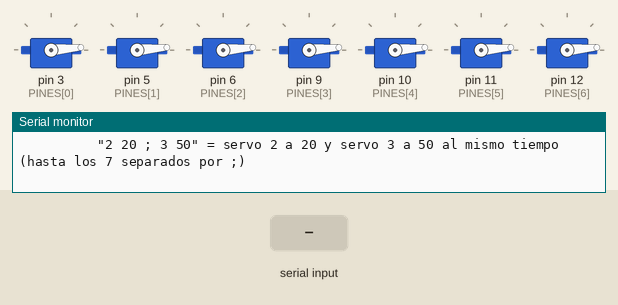
The sketch below on a simulated Arduino Uno, built with avr-gcc and run on an emulated ATmega328P. Shown: 7 × servo, the last lines printed to the serial monitor. The test bench sets the inputs (shaded band).

Above: at 1.2 s.
1.3 s: "90\n" received over Serial
At 2.5 s:
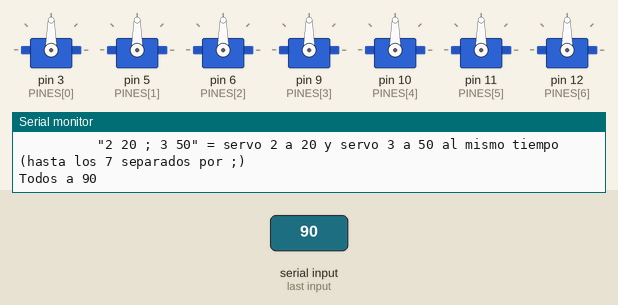
2.8 s: "5\n" received over Serial
At 3.8 s:
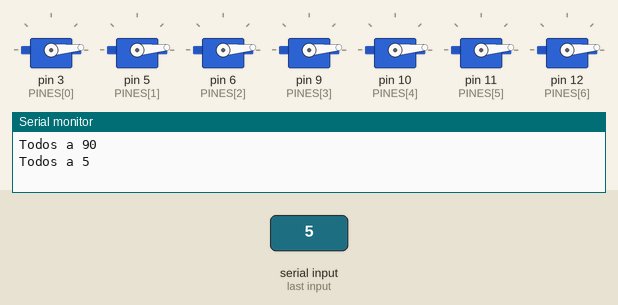
Timing chart, 0 to 5.8 s (numbered marks = the images above; inputs shaded):
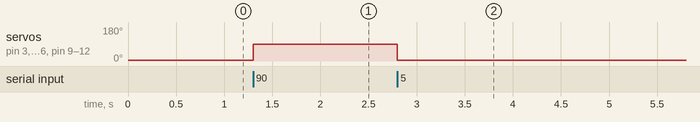

The sketch:

prueba_7_servos.ino
```cpp
// Prueba de 7 servos MG90S directo en el Arduino UNO (sin PCA9685)
// (ampliación de prueba_4_servos)
// - Señales (cable amarillo/naranja): servo 1 en D3, 2 en D5, 3 en D6, 4 en D9,
//   5 en D10, 6 en D11 y 7 en D12. D0 y D1 no se usan: son el puerto serie (USB).
// - Alimentación de los servos desde el pack de pilas, con GND común al Arduino.
// - Arrancan en 0° y se comandan desde el Monitor Serie (115200 baudios):
//     "90"              -> los 7 servos a 90°
//     "2 45"            -> solo el servo 2 a 45° (servos 1 a 7)
//     "2 20 ; 3 50"     -> servo 2 a 20° y servo 3 a 50°, los dos al mismo tiempo
//                          (se pueden encadenar hasta los 7 servos separados por ";")

#include <Servo.h>

const uint8_t CANTIDAD_SERVOS = 7;
const uint8_t PINES[CANTIDAD_SERVOS] = { 3, 5, 6, 9, 10, 11, 12 };

// Pulso para 0° y 180° de cada servo. Si alguno se pasa de tope o zumba en las puntas, achicar el suyo.
const int US_MIN[CANTIDAD_SERVOS] = {  600,  600,  600,  600,  600,  600,  600 };
const int US_MAX[CANTIDAD_SERVOS] = { 2400, 2400, 2400, 2400, 2400, 2400, 2400 };

const uint8_t MAX_NUMEROS = 2 * CANTIDAD_SERVOS;   // como mucho un par servo-ángulo por servo

Servo servos[CANTIDAD_SERVOS];

void servoAngulo(uint8_t i, int angulo) {
  servos[i].writeMicroseconds(map(angulo, 0, 180, US_MIN[i], US_MAX[i]));
}

void ayuda() {
  Serial.println("Comandos: \"90\" = los 7 a 90 grados | \"2 45\" = servo 2 a 45 grados (servos 1-7, angulo 0-180)");
  Serial.println("          \"2 20 ; 3 50\" = servo 2 a 20 y servo 3 a 50 al mismo tiempo (hasta los 7 separados por ;)");
}

// Saca los números de la línea. Espacios, ";" y "," son separadores; cualquier otra cosa es un error.
// Devuelve la cantidad de números, o -1 si la línea no es válida.
int leerNumeros(const String &linea, int numeros[]) {
  int cantidad = 0;
  bool enNumero = false;
  for (unsigned int k = 0; k < linea.length(); k++) {
    char c = linea.charAt(k);
    if (isDigit(c)) {
      if (!enNumero) {
        if (cantidad == MAX_NUMEROS) return -1;
        numeros[cantidad++] = 0;
        enNumero = true;
      }
      numeros[cantidad - 1] = numeros[cantidad - 1] * 10 + (c - '0');
      if (numeros[cantidad - 1] > 999) return -1;
    } else if (c == ' ' || c == ';' || c == ',' || c == '\t') {
      enNumero = false;
    } else {
      return -1;
    }
  }
  return cantidad;
}

void setup() {
  Serial.begin(115200);
  Serial.setTimeout(100);   // anda con o sin fin de línea en el Monitor Serie
  Serial.println("\n=== Prueba 7 servos (D3, D5, D6, D9, D10, D11, D12) ===");

  // Se carga el pulso de 0° antes de attach para que el primer pulso ya sea el 0
  for (uint8_t i = 0; i < CANTIDAD_SERVOS; i++) {
    servos[i].writeMicroseconds(US_MIN[i]);
    servos[i].attach(PINES[i], US_MIN[i], US_MAX[i]);
  }
  Serial.println("Servos en 0.");
  ayuda();
}

void loop() {
  if (!Serial.available()) return;

  String linea = Serial.readStringUntil('\n');
  linea.trim();
  if (linea.length() == 0) return;

  int numeros[MAX_NUMEROS];
  int cantidad = leerNumeros(linea, numeros);
  if (cantidad < 1 || (cantidad > 1 && cantidad % 2 != 0)) {
    Serial.println("Comando invalido.");
    ayuda();
    return;
  }

  // Un solo número: todos los servos a ese ángulo
  if (cantidad == 1) {
    if (numeros[0] > 180) { Serial.println("Angulo invalido."); ayuda(); return; }
    for (uint8_t i = 0; i < CANTIDAD_SERVOS; i++) servoAngulo(i, numeros[0]);
    Serial.print("Todos a "); Serial.println(numeros[0]);
    return;
  }

  // Pares servo-ángulo: primero se revisan todos y después se mueven juntos
  for (int k = 0; k < cantidad; k += 2) {
    if (numeros[k] < 1 || numeros[k] > CANTIDAD_SERVOS) {
      Serial.print("Servo invalido: "); Serial.println(numeros[k]); ayuda(); return;
    }
    if (numeros[k + 1] > 180) {
      Serial.print("Angulo invalido: "); Serial.println(numeros[k + 1]); ayuda(); return;
    }
  }
  for (int k = 0; k < cantidad; k += 2) servoAngulo(numeros[k] - 1, numeros[k + 1]);

  for (int k = 0; k < cantidad; k += 2) {
    if (k > 0) Serial.print(" | ");
    Serial.print("Servo "); Serial.print(numeros[k]); Serial.print(" a "); Serial.print(numeros[k + 1]);
  }
  Serial.println();
}
```

Measured:
- after the input at 1.3 s, servo on pin 3 (PINES[0]), servo on pin 5 (PINES[1]), servo on pin 6 (PINES[2]), servo on pin 9 (PINES[3]), servo on pin 10 (PINES[4]), servo on pin 11 (PINES[5]), servo on pin 12 (PINES[6]): 5° → 90° at once
- after the input at 2.8 s, servo on pin 3 (PINES[0]), servo on pin 5 (PINES[1]), servo on pin 6 (PINES[2]), servo on pin 9 (PINES[3]), servo on pin 10 (PINES[4]), servo on pin 11 (PINES[5]), servo on pin 12 (PINES[6]): 90° → 5° at once
